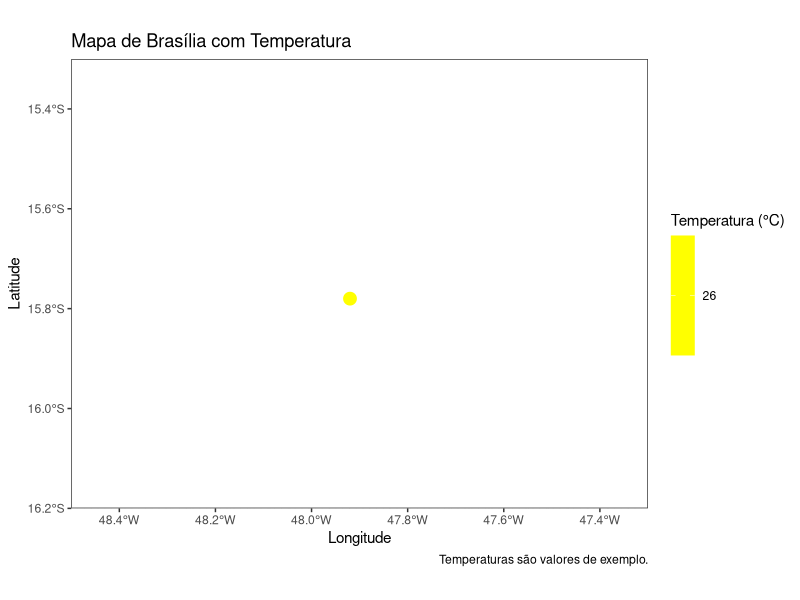

Reproduce this figure in R.
library(sf)
library(ggplot2)
library(rnaturalearth)
library(rnaturalearthdata)

# Obter os dados geoespaciais do Brasil (necessário para que o geom_sf possa desenhar a base)
brasil_sf <- ne_countries(scale = "medium", country = "Brazil", returnclass = "sf")

# Dados de Brasília
brasilia_data <- data.frame(
  capital = "Brasília",
  lat = -15.78,
  long = -47.92,
  temperatura = 26 # Exemplo de temperatura
)

# Criar o gráfico focado em Brasília
ggplot(brasil_sf) +
  geom_sf(fill = "white", color = "black") + # Mapa base com fundo branco e contorno preto
  geom_point(data = brasilia_data, aes(x = long, y = lat, color = temperatura),
             size = 4, shape = 19) + # Ponto de Brasília, colorido pela temperatura
  scale_color_gradient2(low = "blue", mid = "yellow", high = "red",
                        midpoint = brasilia_data$temperatura, name = "Temperatura (°C)") + # Escala de cores para a temperatura
  geom_text(data = brasilia_data,
            aes(x = long, y = lat, label = paste0(capital, " (", temperatura, "°C)")),
            vjust = 0, hjust = 0.5, size = 4, nudge_y = -0.7, color = "black") + # Rótulo da capital com temperatura
  coord_sf(xlim = c(-48.5, -47.3), ylim = c(-16.2, -15.3), expand = FALSE) + # **Define o foco do mapa em Brasília**
  labs(title = "Mapa de Brasília com Temperatura", # Título do mapa
       x = "Longitude", # Rótulo do eixo X
       y = "Latitude", # Rótulo do eixo Y
       caption = "Temperaturas são valores de exemplo.") + # Legenda de rodapé
  theme_bw() + # Tema em preto e branco para o gráfico
  theme(legend.position = "right") # Posição da legenda da temperatura
